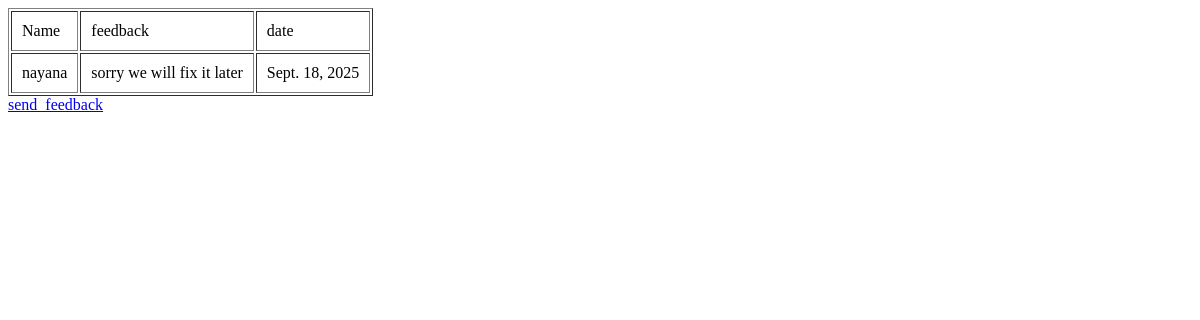
Before: /user_feedback (signed in) with the older database file.
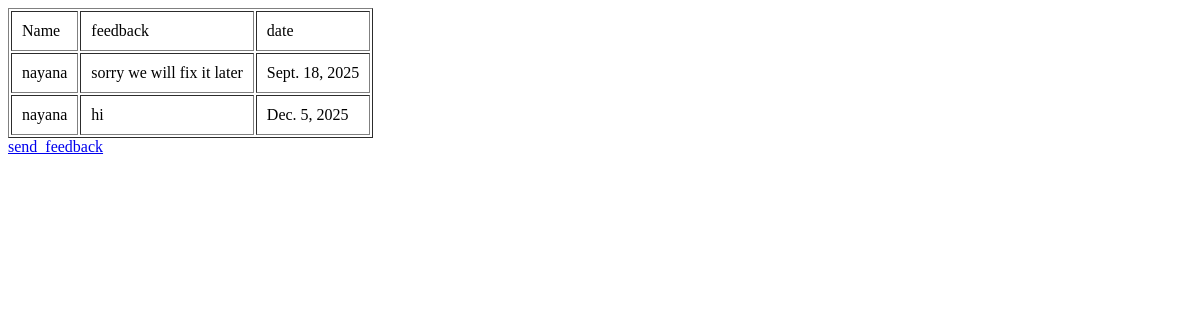
After: the same page with the newer database file.
### sign_language_app/models.py (models this page shows)
class FeedbackTable(models.Model):
    feedback=models.CharField(max_length=100,null=True,blank=True)
    createdAt=models.DateField(auto_now_add=True,null=True,blank=True)
    userid=models.ForeignKey(UserTable,on_delete=models.CASCADE,null=True,blank=True)

class UserTable(models.Model):
    name=models.CharField(max_length=100,null=True,blank=True)
    email=models.CharField(max_length=100,null=True,blank=True)
    contactno=models.BigIntegerField(null=True,blank=True)
    gender=models.CharField(max_length=100,null=True,blank=True)
    loginid=models.ForeignKey(LoginTable,on_delete=models.CASCADE,null=True,blank=True)

### sign_language_app/views.py (the view)
# urls.py: path('user_feedback',Send_Feedback.as_view(),name='user_feedback'),
class Send_Feedback(View):
    def get(self,request):
        c=FeedbackTable.objects.filter(userid__loginid_id=request.session['user_id'])
        return render(request,'User/send_feedback.html',{'user':c})

### templates/User/send_feedback.html
<html>
    <body>
<form>
    <table border="1"cellpadding="10" cellspace="0">
        <tr>
            <td>Name</td>
            <td>feedback</td>
            <td>date</td>
        </tr>
        {% for u in user %}
        <tr>
            <td>{{u.userid.name}}</td>
            <td>{{u.feedback}}</td>
            <td>{{u.createdAt}}</td>
        </tr>
        {% endfor %}
    </table>
     <a href="send_feed">send_feedback</a>
</form>
    </body>
</html>

Changed rows visible on the page:
added FeedbackTable: userid.name "nayana", feedback "hi", createdAt "Dec. 5, 2025"
